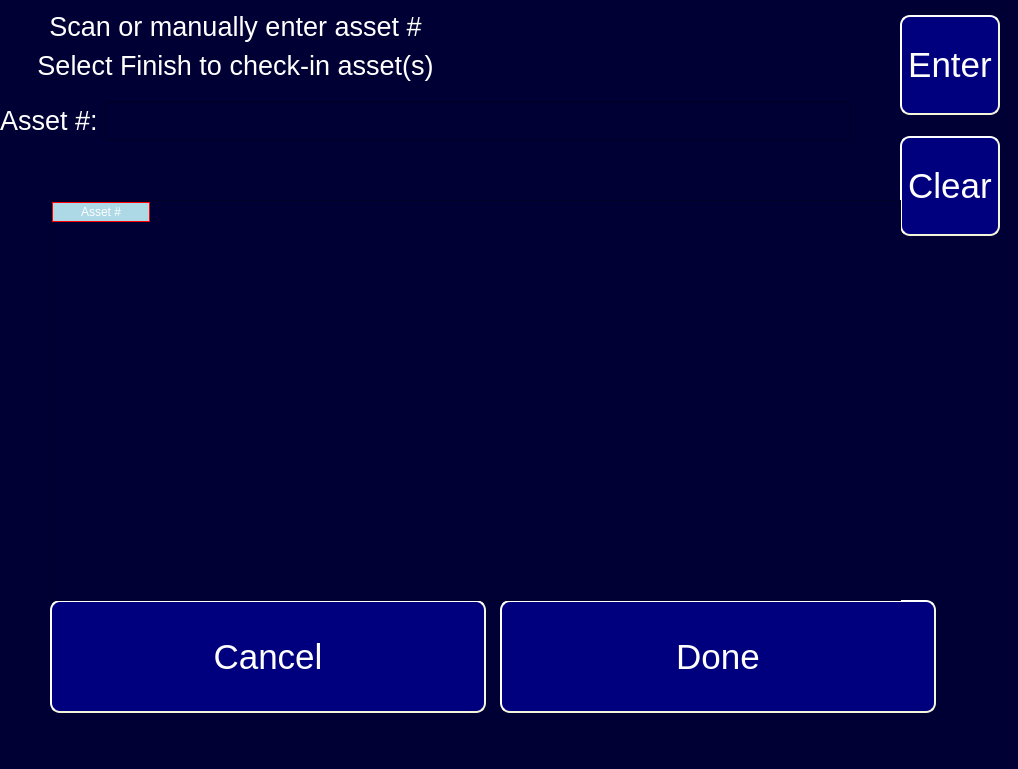
<?xml version="1.0" encoding="UTF-8"?>
<ui version="4.0">
 <class>Form</class>
 <widget class="QWidget" name="Form">
  <property name="geometry">
   <rect>
    <x>0</x>
    <y>0</y>
    <width>1018</width>
    <height>769</height>
   </rect>
  </property>
  <property name="windowTitle">
   <string>Form</string>
  </property>
  <property name="styleSheet">
   <string notr="true">background-color: rgb(0, 0, 52);</string>
  </property>
  <widget class="QLabel" name="label">
   <property name="geometry">
    <rect>
     <x>10</x>
     <y>10</y>
     <width>451</width>
     <height>33</height>
    </rect>
   </property>
   <property name="font">
    <font>
     <pointsize>20</pointsize>
    </font>
   </property>
   <property name="styleSheet">
    <string notr="true">color: rgb(255, 255, 255)</string>
   </property>
   <property name="text">
    <string>Scan or manually enter asset #</string>
   </property>
   <property name="alignment">
    <set>Qt::AlignCenter</set>
   </property>
  </widget>
  <widget class="QLabel" name="label_3">
   <property name="geometry">
    <rect>
     <x>10</x>
     <y>49</y>
     <width>451</width>
     <height>33</height>
    </rect>
   </property>
   <property name="font">
    <font>
     <pointsize>20</pointsize>
    </font>
   </property>
   <property name="styleSheet">
    <string notr="true">color: rgb(255, 255, 255)</string>
   </property>
   <property name="text">
    <string>Select Finish to check-in asset(s)</string>
   </property>
   <property name="alignment">
    <set>Qt::AlignCenter</set>
   </property>
  </widget>
  <widget class="QPushButton" name="Finish_Button">
   <property name="geometry">
    <rect>
     <x>500</x>
     <y>600</y>
     <width>436</width>
     <height>113</height>
    </rect>
   </property>
   <property name="sizePolicy">
    <sizepolicy hsizetype="Minimum" vsizetype="Expanding">
     <horstretch>0</horstretch>
     <verstretch>0</verstretch>
    </sizepolicy>
   </property>
   <property name="minimumSize">
    <size>
     <width>436</width>
     <height>113</height>
    </size>
   </property>
   <property name="maximumSize">
    <size>
     <width>208</width>
     <height>113</height>
    </size>
   </property>
   <property name="baseSize">
    <size>
     <width>16</width>
     <height>16</height>
    </size>
   </property>
   <property name="font">
    <font>
     <family>MS Shell Dlg 2</family>
     <pointsize>26</pointsize>
     <weight>50</weight>
     <italic>false</italic>
     <bold>false</bold>
    </font>
   </property>
   <property name="styleSheet">
    <string notr="true">QPushButton#Finish_Button {
background-color: rgb(0, 0, 127);
color: rgb(255, 255, 255);
border-style: outset;
border-width: 2px;
border-radius: 10px;
border-color: beige;
font: 26pt &quot;MS Shell Dlg 2&quot;;
min-width: 10em;
padding: 6px;
}
QPushButton#Finish_Button:pressed {
    background-color: rgb(0, 0, 80);
    border-style: inset;
}</string>
   </property>
   <property name="text">
    <string>Done</string>
   </property>
  </widget>
  <widget class="QPushButton" name="Cancel_Button">
   <property name="geometry">
    <rect>
     <x>50</x>
     <y>600</y>
     <width>436</width>
     <height>113</height>
    </rect>
   </property>
   <property name="sizePolicy">
    <sizepolicy hsizetype="Minimum" vsizetype="Expanding">
     <horstretch>0</horstretch>
     <verstretch>0</verstretch>
    </sizepolicy>
   </property>
   <property name="minimumSize">
    <size>
     <width>436</width>
     <height>113</height>
    </size>
   </property>
   <property name="maximumSize">
    <size>
     <width>208</width>
     <height>113</height>
    </size>
   </property>
   <property name="font">
    <font>
     <family>MS Shell Dlg 2</family>
     <pointsize>26</pointsize>
     <weight>50</weight>
     <italic>false</italic>
     <bold>false</bold>
    </font>
   </property>
   <property name="styleSheet">
    <string notr="true">QPushButton#Cancel_Button {
background-color: rgb(0, 0, 127);
color: rgb(255, 255, 255);
border-style: outset;
border-width: 2px;
border-radius: 10px;
border-color: beige;
font: 26pt &quot;MS Shell Dlg 2&quot;;
min-width: 10em;
padding: 6px;
}
QPushButton#Cancel_Button:pressed {
    background-color: rgb(0, 0, 80);
    border-style: inset;
}</string>
   </property>
   <property name="text">
    <string>Cancel</string>
   </property>
  </widget>
  <widget class="QWidget" name="layoutWidget">
   <property name="geometry">
    <rect>
     <x>0</x>
     <y>100</y>
     <width>851</width>
     <height>41</height>
    </rect>
   </property>
   <layout class="QHBoxLayout" name="horizontalLayout">
    <item>
     <widget class="QLabel" name="label_2">
      <property name="font">
       <font>
        <pointsize>20</pointsize>
       </font>
      </property>
      <property name="styleSheet">
       <string notr="true">color: rgb(255, 255, 255)</string>
      </property>
      <property name="text">
       <string>Asset #:</string>
      </property>
     </widget>
    </item>
    <item>
     <widget class="QLineEdit" name="Manual_Entry_Field">
      <property name="sizePolicy">
       <sizepolicy hsizetype="Expanding" vsizetype="Fixed">
        <horstretch>0</horstretch>
        <verstretch>0</verstretch>
       </sizepolicy>
      </property>
      <property name="font">
       <font>
        <pointsize>20</pointsize>
       </font>
      </property>
     </widget>
    </item>
   </layout>
  </widget>
  <widget class="QWidget" name="layoutWidget">
   <property name="geometry">
    <rect>
     <x>900</x>
     <y>0</y>
     <width>101</width>
     <height>251</height>
    </rect>
   </property>
   <layout class="QVBoxLayout" name="verticalLayout">
    <item>
     <widget class="QPushButton" name="Enter_Asset_Button">
      <property name="minimumSize">
       <size>
        <width>100</width>
        <height>100</height>
       </size>
      </property>
      <property name="maximumSize">
       <size>
        <width>100</width>
        <height>100</height>
       </size>
      </property>
      <property name="font">
       <font>
        <family>MS Shell Dlg 2</family>
        <pointsize>26</pointsize>
        <weight>50</weight>
        <italic>false</italic>
        <bold>false</bold>
       </font>
      </property>
      <property name="styleSheet">
       <string notr="true">QPushButton#Enter_Asset_Button {
background-color: rgb(0, 0, 127);
color: rgb(255, 255, 255);
border-style: outset;
border-width: 2px;
border-radius: 10px;
border-color: beige;
font: 26pt &quot;MS Shell Dlg 2&quot;;
min-width: 10em;
padding: 6px;
}
QPushButton#Enter_Asset_Button :pressed {
    background-color: rgb(0, 0, 80);
    border-style: inset;
}</string>
      </property>
      <property name="text">
       <string>Enter</string>
      </property>
     </widget>
    </item>
    <item>
     <widget class="QPushButton" name="Clear_Asset_Button">
      <property name="sizePolicy">
       <sizepolicy hsizetype="Minimum" vsizetype="Preferred">
        <horstretch>0</horstretch>
        <verstretch>0</verstretch>
       </sizepolicy>
      </property>
      <property name="minimumSize">
       <size>
        <width>100</width>
        <height>100</height>
       </size>
      </property>
      <property name="maximumSize">
       <size>
        <width>100</width>
        <height>100</height>
       </size>
      </property>
      <property name="font">
       <font>
        <family>MS Shell Dlg 2</family>
        <pointsize>26</pointsize>
        <weight>50</weight>
        <italic>false</italic>
        <bold>false</bold>
       </font>
      </property>
      <property name="styleSheet">
       <string notr="true">QPushButton#Clear_Asset_Button {
background-color: rgb(0, 0, 127);
color: rgb(255, 255, 255);
border-style: outset;
border-width: 2px;
border-radius: 10px;
border-color: beige;
font: 26pt &quot;MS Shell Dlg 2&quot;;
min-width: 10em;
padding: 6px;
}
QPushButton#Clear_Asset_Button :pressed {
    background-color: rgb(0, 0, 80);
    border-style: inset;
}</string>
      </property>
      <property name="text">
       <string>Clear</string>
      </property>
     </widget>
    </item>
   </layout>
  </widget>
  <widget class="QTableWidget" name="Equipment_List">
   <property name="geometry">
    <rect>
     <x>50</x>
     <y>200</y>
     <width>851</width>
     <height>401</height>
    </rect>
   </property>
   <property name="sizePolicy">
    <sizepolicy hsizetype="Expanding" vsizetype="Expanding">
     <horstretch>0</horstretch>
     <verstretch>0</verstretch>
    </sizepolicy>
   </property>
   <property name="font">
    <font>
     <pointsize>14</pointsize>
    </font>
   </property>
   <property name="styleSheet">
    <string notr="true">
QHeaderView::section
{
spacing: 10px;
background-color:lightblue;
color: white;
border: 1px solid red;
margin: 1px;
text-align: right;
font-family: arial;
font-size:12px;
}

QTableWidget::section
{

background-color: rgb(78, 78, 78);
}</string>
   </property>
   <column>
    <property name="text">
     <string>Asset #</string>
    </property>
   </column>
  </widget>
 </widget>
 <resources/>
 <connections/>
</ui>
